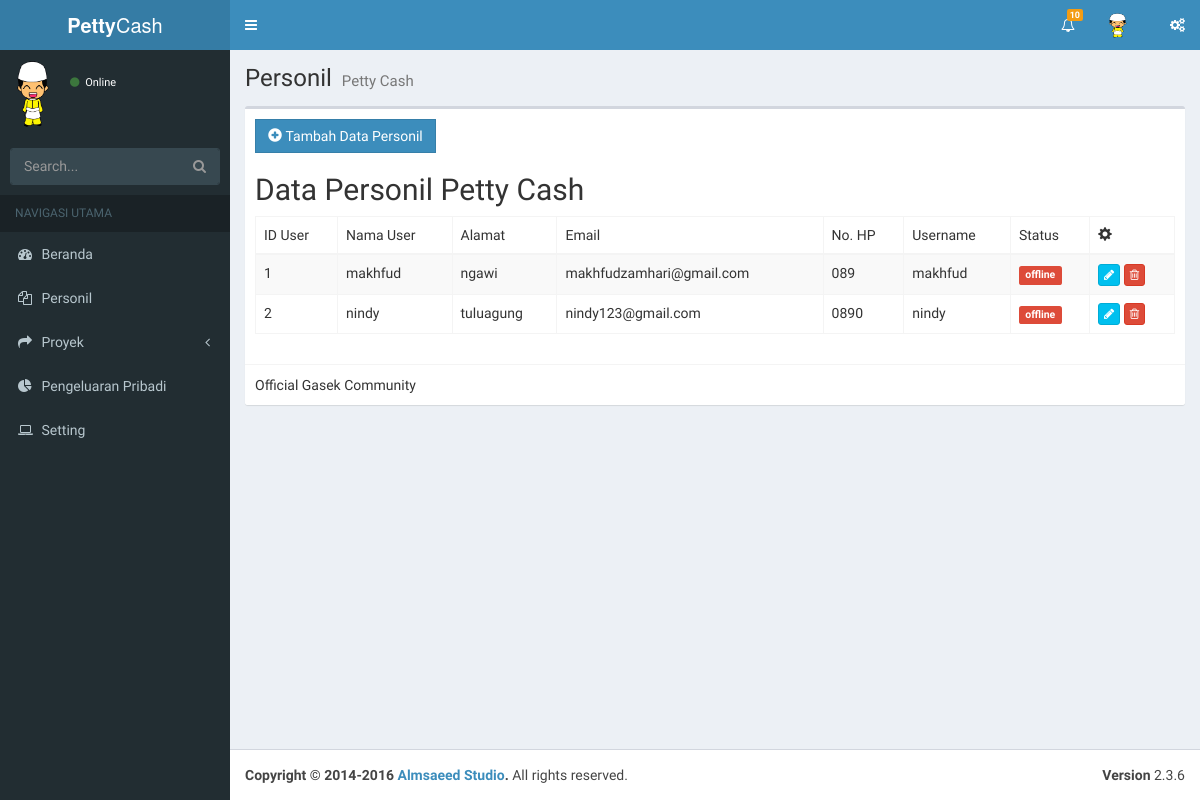
The app's page /index.php/c_personil, older data.
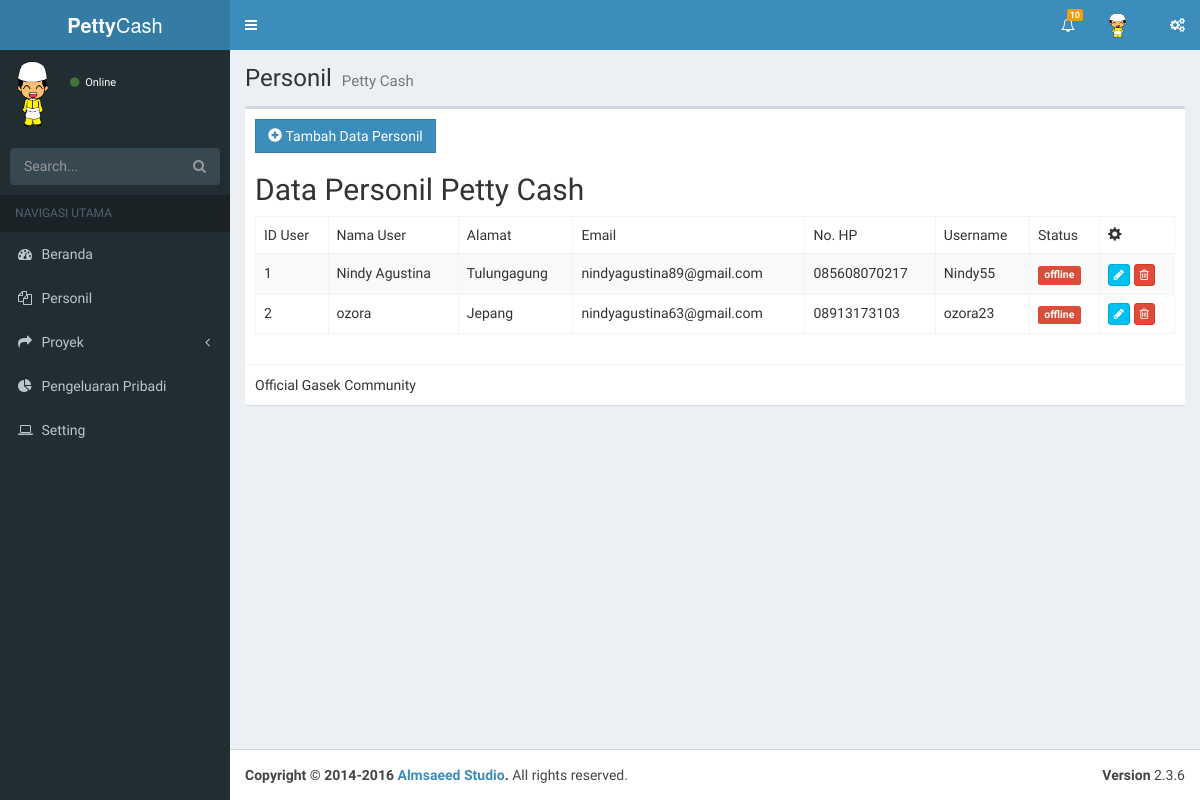
The same page, newer data.
### tables this page shows
CREATE TABLE IF NOT EXISTS `user` (
  `id_user` int(11) NOT NULL AUTO_INCREMENT,
  `nama_user` varchar(100) DEFAULT NULL,
  `alamat` text,
  `no_hp` varchar(13) DEFAULT NULL,
  `email` varchar(100) DEFAULT NULL,
  `username` varchar(20) DEFAULT NULL,
  `password` varchar(100) DEFAULT NULL,
  `status` varchar(20) NOT NULL,
  `last_login` datetime DEFAULT NULL,
  `is_active` tinyint(1) DEFAULT NULL,
  PRIMARY KEY (`id_user`)
);

### application/controllers/c_personil.php (called while the page is built, shortened)
<?php
class C_personil extends CI_controller
{
	function __construct()
	{
		$this->load->model('adm_personil');
	}
	public function index()
	{
		$data['stat1']="";
		$data['stat2']="active";
		$data['stat3']="";
		$data['stat4']="";
		$data['stat5']="";
		$data['stat6']="";
		$data['stat7']="";
		$data['stat8']="";
		$data['stat9']="";
		$datax = $this->adm_personil->get_all_personil();
		$this->load->view('attribute/header', $data);
		$this->load->view('admin/v_personil', array('data_in' => $datax));
		$this->load->view('attribute/footer');
	}
}

### index.php (called while the page is built, shortened)
<?php
require_once BASEPATH.'core/CodeIgniter.php';

### application/models/adm_personil.php (called while the page is built, shortened)
<?php
class Adm_personil extends CI_Model {
    public function get_all_personil() {
        $query = $this->db->query("SELECT * FROM user ");
        return $query->result_array();
    }
}

### application/views/admin/v_personil.php (the view, shortened to what this page needs)
<div class="content-wrapper">
  <section class="content-header">
    <h1>
      Personil
      <small>Petty Cash</small>
    </h1>
  </section>
  <section class="content">
    <div class="box">
      <div class="box-body">
    <div class="row">
      <div class="col-xs-12">
      <button type="button" class="btn btn-primary btn-flat" data-toggle="modal" data-target="#tambah_personil"><span class="glyphicon glyphicon-plus-sign"></span>&nbsp;Tambah Data Personil</button>
      <h2>Data Personil Petty Cash</h2>
        <table class=" table table-striped table-bordered table-hover">
          <thead>
            <tr>
              <td>ID User</td>
              <td>Nama User</td>
              <td>Alamat</td>
              <td>Email</td>
              <td>No. HP</td>
              <td>Username</td>
              <td>Status</td>
              <td><span class="glyphicon glyphicon-cog"></span></td>
            </tr>
          </thead>
          <tbody id="tabel_personil">
            <?php foreach ($data_in as $data): ?>
              <?php $status = $data['is_active'];
              if ($status == '1'){
              $status ='<small class="label label-success">online</small>';
              }
              else{
              $status ='<small class="label label-danger">offline</small>';
              }
              ?>
            <tr>
              <td><?php echo $data['id_user']; ?></td>
              <td><?php echo $data['nama_user']; ?></td>
              <td><?php echo $data['alamat']; ?></td>
              <td><?php echo $data['email']; ?></td>
              <td><?php echo $data['no_hp']; ?></td>
              <td><?php echo $data['username']; ?></td>
              <td><?php echo $status?></td>
              <td>
                <a href="javascript:;" class="btn btn-info btn-xs btn_edit_personil" data="<?php echo $data['id_user'];?>"><span class="fa fa-pencil"></span></a>
                <a href="<?= base_url() ?>c_personil/delete_personil/<?= $data['id_user'] ?>" class="btn btn-danger btn-xs" onclick="return confirm('Yakin akan menghapus data ?');"><span class="fa fa-trash-o"></span></a>
              </td>
            </tr>
            <?php endforeach ?>
          </tbody>
        </table>
      </div>
    </div>
      </div>
      <div class="box-footer">
        Official Gasek Community
      </div>
    </div>
  </section>
</div>

### application/views/attribute/header.php (shortened to what this page needs)
<!DOCTYPE html>
<html>
<head>
  <link rel="stylesheet" href="<?php echo base_url('assets/bootstrap/css/bootstrap.min.css'); ?>">
  <link rel="stylesheet" href="https://cdnjs.cloudflare.com/ajax/libs/font-awesome/4.5.0/css/font-awesome.min.css">
  <link rel="stylesheet" href="https://cdnjs.cloudflare.com/ajax/libs/ionicons/2.0.1/css/ionicons.min.css">
  <link rel="stylesheet" href="<?php echo base_url('assets/dist/css/AdminLTE.min.css'); ?>">
  <link rel="stylesheet" href="<?php echo base_url('assets/dist/css/skins/_all-skins.min.css'); ?>">
  <link rel="stylesheet" href="<?php echo base_url('assets//plugins/datepicker/datepicker3.css') ?>">
</head>
<body class="hold-transition skin-blue sidebar-mini">
<div class="wrapper">
  <header class="main-header">
    <a href="" class="logo">
      <span class="logo-lg"><b>Petty</b>Cash</span>
    </a>
    <nav class="navbar navbar-static-top">
      <a href="#" class="sidebar-toggle" data-toggle="offcanvas" role="button">
      </a>
      <div class="navbar-custom-menu">
        <ul class="nav navbar-nav">
          <li class="dropdown notifications-menu">
            <a href="#" class="dropdown-toggle" data-toggle="dropdown">
              <i class="fa fa-bell-o"></i>
              <span class="label label-warning">10</span>
            </a>
          </li>
          <li class="dropdown user user-menu">
            <a href="#" class="dropdown-toggle" data-toggle="dropdown">
              <img src="<?php echo base_url('assets/img/img.png'); ?>" class="user-image" alt="User Image">
            </a>
          </li>
          <li>
            <a href="#" data-toggle="control-sidebar"><i class="fa fa-gears"></i></a>
          </li>
        </ul>
      </div>
    </nav>
  </header>
  <aside class="main-sidebar">
    <section class="sidebar">
      <div class="user-panel">
        <div class="pull-left image">
          <img src="<?php echo base_url('assets/img/img.png'); ?>" class="img-circle" alt="User Image">
        </div>
        <div class="pull-left info">
          <a href="#"><i class="fa fa-circle text-success"></i> Online</a>
        </div>
      </div>
      <form action="#" method="get" class="sidebar-form">
        <div class="input-group">
          <input type="text" name="q" class="form-control" placeholder="Search...">
              <span class="input-group-btn">
                <button type="submit" name="search" id="search-btn" class="btn btn-flat"><i class="fa fa-search"></i>
                </button>
              </span>
        </div>
      </form>
      <ul class="sidebar-menu">
        <li class="header">NAVIGASI UTAMA</li>
        <li class="treeview <?php echo $stat1; ?>">
          <a href="<?php echo base_url('C_index'); ?>">
            <i class="fa fa-dashboard"></i> <span>Beranda</span>
          </a>
        </li>
        <li class="treeview">
          <a href="<?php echo base_url('C_personil/index'); ?>">
            <i class="fa fa-files-o"></i>
            <span>Personil</span>
          </a>
        </li>
        <li class="treeview">
          <a href="#">
            <i class="fa fa-share"></i> <span>Proyek</span>
            <span class="pull-right-container">
              <i class="fa fa-angle-left pull-right"></i>
            </span>
          </a>
        </li>
        <li class="treeview">
          <a href="<?php echo base_url('C_pribadi'); ?>">
            <i class="fa fa-pie-chart"></i>
            <span>Pengeluaran Pribadi</span>
          </a>
        </li>
        <li class="treeview">
          <a href="#">
            <i class="fa fa-laptop"></i>
            <span>Setting</span>
          </a>
        </li>
      </ul>
    </section>
  </aside>

### application/views/attribute/footer.php (shortened to what this page needs)
<footer class="main-footer">
    <div class="pull-right hidden-xs">
      <b>Version</b> 2.3.6
    </div>
    <strong>Copyright &copy; 2014-2016 <a href="http://almsaeedstudio.com">Almsaeed Studio</a>.</strong> All rights
    reserved.
  </footer>
</div>
</body>
</html>

Row changes from the older to the newer data that the page shows:
changed user id 1: nama_user "makhfud" → "Nindy Agustina"; alamat "ngawi" → "Tulungagung"; email "makhfudzamhari@gmail.com" → "nindyagustina89@gmail.com"; no_hp "089" → "085608070217"; username "makhfud" → "Nindy55"
changed user id 2: nama_user "nindy" → "ozora"; alamat "tuluagung" → "Jepang"; email "nindy123@gmail.com" → "nindyagustina63@gmail.com"; no_hp "0890" → "08913173103"; username "nindy" → "ozora23"
